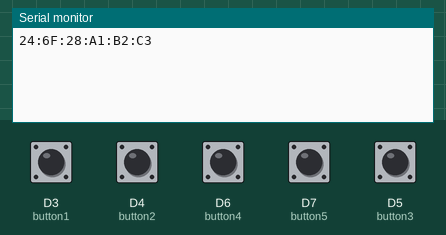
The sketch below on a simulated ESP8266 (NodeMCU). Shown: the last lines printed to the serial monitor. The test bench sets the inputs (shaded band); at power-on: D3 (button1), D4 (button2), D5 (button3), D6 (button4), D7 (button5) HIGH.

Above: at 6.2 s.
6.3 s: D3 (button1) pulled LOW for 0.15 s
At 7.6 s:
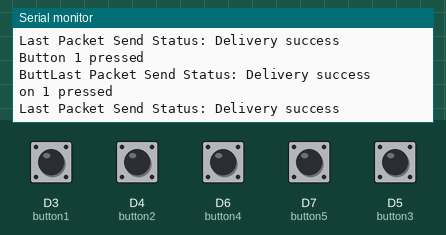
7.9 s: D4 (button2) pulled LOW for 0.15 s
At 8.11 s:
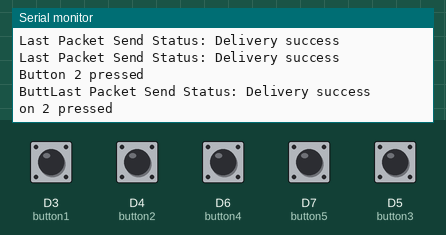
9.5 s: D6 (button4) pulled LOW for 0.15 s
At 9.65 s:
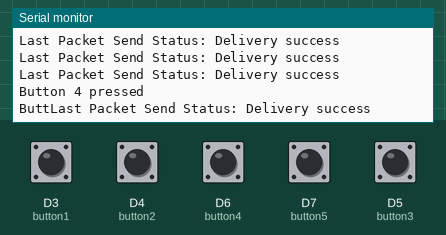
11.1 s: D7 (button5) pulled LOW for 0.15 s
At 11.24 s:
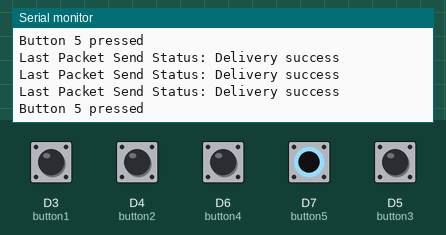
12.7 s: D5 (button3) pulled LOW for 0.15 s
At 14.0 s:
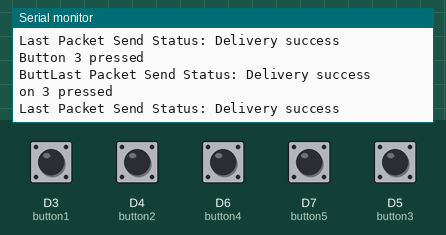
Timing chart, 0 to 15.3 s (numbered marks = the images above; inputs shaded):
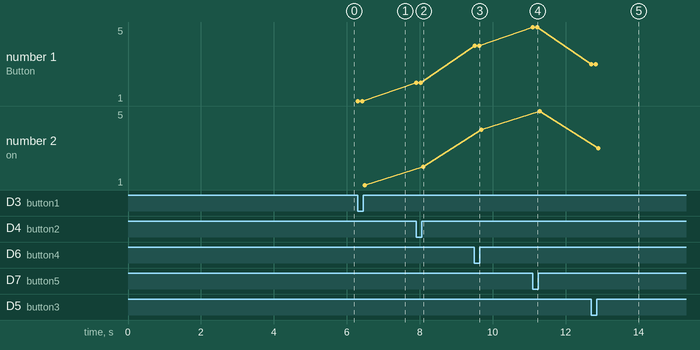

The sketch:

button_espnow_esp8266.ino
```cpp
#include <ESP8266WiFi.h>
#include <espnow.h>

const int button1 = D3;
const int button2 = D4;
const int button3 = D5;
const int button4 = D6;
const int button5 = D7;

typedef struct dataSent
{
    int pressedButton;
};
uint8_t broadcastAddress[] = {0x4C, 0x11, 0xAE, 0xF9, 0x66, 0x4C};
dataSent myData;

unsigned long lastTime = 0;
unsigned long timerDelay = 2000; // send readings timer

// Callback when data is sent
void OnDataSent(uint8_t *mac_addr, uint8_t sendStatus)
{
    Serial.print("Last Packet Send Status: ");
    if (sendStatus == 0)
    {
        Serial.println("Delivery success");
    }
    else
    {
        Serial.println("Delivery fail");
    }
}

void buttonSetup()
{
    pinMode(button1, INPUT_PULLUP);
    pinMode(button2, INPUT_PULLUP);
    pinMode(button3, INPUT_PULLUP);
    pinMode(button4, INPUT_PULLUP);
    pinMode(button5, INPUT_PULLUP);
}

void setup()
{
    delay(1000);
    buttonSetup();
    WiFi.mode(WIFI_STA);
    Serial.begin(9600);
    delay(4000);
    Serial.println();
    Serial.println(WiFi.macAddress());
    if (esp_now_init() != 0)
    {
        Serial.println("Error initializing ESP-NOW");
        return;
    }
    esp_now_set_self_role(ESP_NOW_ROLE_CONTROLLER);
    esp_now_register_send_cb(OnDataSent);
    esp_now_add_peer(broadcastAddress, ESP_NOW_ROLE_SLAVE, 1, NULL, 0);
}

void loop()
{
    int button1State = digitalRead(button1);
    int button2State = digitalRead(button2);
    int button3State = digitalRead(button3);
    int button4State = digitalRead(button4);
    int button5State = digitalRead(button5);

    if (button1State == LOW)
    {
        Serial.println("Button 1 pressed");
        myData.pressedButton = 1;
        esp_now_send(broadcastAddress, (uint8_t *)&myData, sizeof(myData));
    }
    else if (button2State == LOW)
    {
        Serial.println("Button 2 pressed");
        myData.pressedButton = 2;
        esp_now_send(broadcastAddress, (uint8_t *)&myData, sizeof(myData));
    }
    else if (button3State == LOW)
    {
        Serial.println("Button 3 pressed");
        myData.pressedButton = 3;
        esp_now_send(broadcastAddress, (uint8_t *)&myData, sizeof(myData));
    }
    else if (button4State == LOW)
    {
        Serial.println("Button 4 pressed");
        myData.pressedButton = 4;
        esp_now_send(broadcastAddress, (uint8_t *)&myData, sizeof(myData));
    }
    else if (button5State == LOW)
    {
        Serial.println("Button 5 pressed");
        myData.pressedButton = 5;
        esp_now_send(broadcastAddress, (uint8_t *)&myData, sizeof(myData));
    }
}
```

Measured:
- after the input at 6.3 s, the serial monitor: prints a new line at once (image 1)
- after the input at 7.9 s, the serial monitor: prints a new line at once (image 2)
- after the input at 9.5 s, the serial monitor: prints a new line at once (image 3)
- after the input at 11.1 s, the serial monitor: prints a new line at once (image 4)
- after the input at 12.7 s, the serial monitor: prints a new line at once (image 5)
- plotted number 1: 2 → 4 after the input at 9.5 s, 4 → 5 after the input at 11.1 s, 5 → 3 after the input at 12.7 s
- plotted number 2: 2 → 4 after the input at 9.5 s, 4 → 5 after the input at 11.1 s, 5 → 3 after the input at 12.7 s
